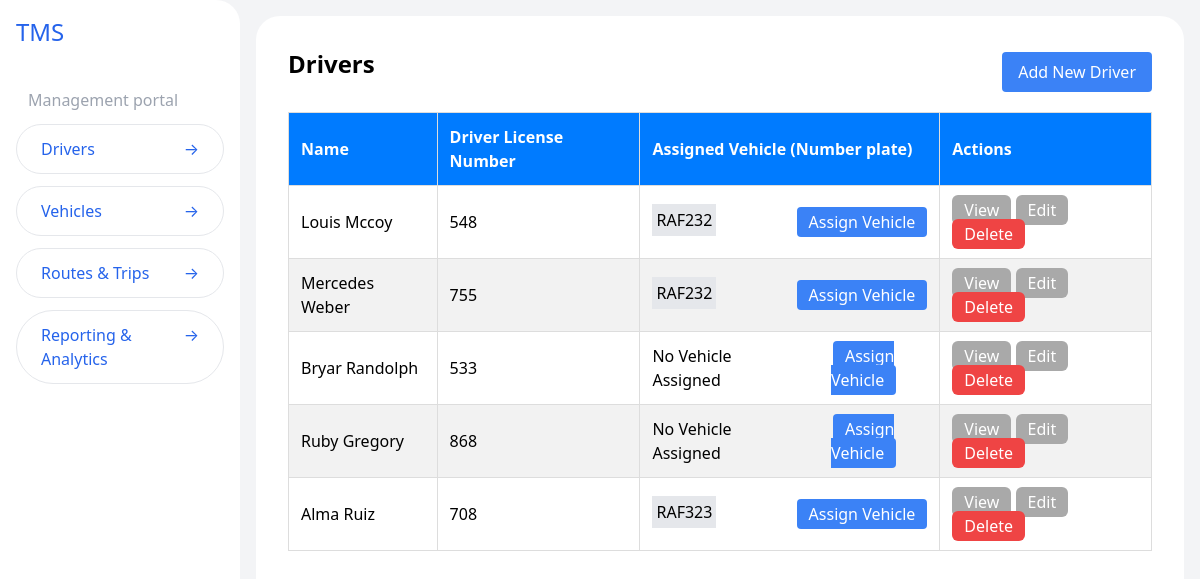
Before: /drivers/ with the older database file.
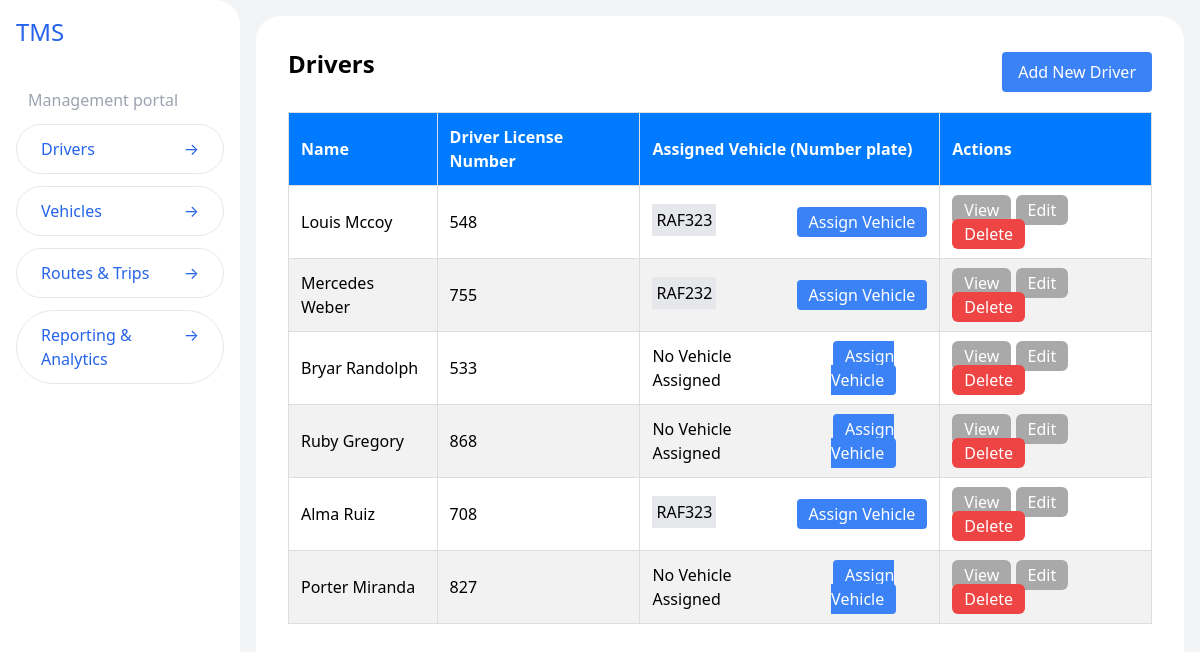
After: the same page with the newer database file.
### drivers/models.py (models this page shows, shortened)
class Driver(models.Model):
  name = models.CharField(max_length=100)
  license_number = models.CharField(max_length=50, unique=True)
  vehicle = models.ForeignKey(Vehicle, on_delete=models.SET_NULL, null=True, blank=True)

### vehicles/models.py (models this page shows, shortened)
class Vehicle(models.Model):
    NUMBER_PLATE_MAX_LENGTH = 15
    MODEL_MAX_LENGTH = 50
    CATEGORY_CHOICES = [
        ('taxi', 'Taxi'),
        ('cab', 'Cab'),
        ('bus', 'Bus'),
        ('coaster', 'Coaster (Minibus)'),
        ('coach', 'Coach'),
        ('bike', 'Bike'),
        ('van', 'Van'),
    ]
    license_plate = models.CharField(max_length=NUMBER_PLATE_MAX_LENGTH, unique=True)
    model = models.CharField(max_length=MODEL_MAX_LENGTH)
    capacity = models.IntegerField()
    category = models.CharField(max_length=50, choices=CATEGORY_CHOICES, default=CATEGORY_CHOICES[0])
    status = models.CharField(max_length=20, choices=[('active', 'Active'), ('inactive', 'Inactive')])
    route = models.ForeignKey(Route, on_delete=models.SET_NULL, null=True, blank=True, related_name='vehicles')

### drivers/views.py (the view)
# urls.py: path('', drivers_list, name='driver-list'),
def drivers_list(request):
    drivers = Driver.objects.all()
    return render(request, 'drivers-list.html', {'drivers': drivers})

### drivers/templates/drivers-list.html (shortened to what this page needs)
{% extends "layout.html" %}
{% block content %}
<div class="container mx-auto p-4">
  <div class="flex items-center justify-between">
    <h1 class="text-2xl font-bold mb-4">Drivers</h1>
    <a href="{% url 'create-driver' %}" class="bg-blue-500 text-white px-4 py-2 rounded">Add New Driver</a>
  </div>
  <table class="min-w-full bg-white mt-4">
    <thead>
      <tr>
        <th>Name</th>
        <th>Driver License Number</th>
        <th>Assigned Vehicle (Number plate)</th>
        <th>Actions</th>
      </tr>
    </thead>
    <tbody>
      {% if drivers %} {% for driver in drivers %}
      <tr>
        <td>{{ driver.name }}</td>
        <td>{{ driver.license_number }}</td>
        <td>
          <div class="flex  justify-between">
            {% if driver.vehicle %}
            <a href="{% url 'view-vehicle' driver.vehicle.id %}" class="bg-gray-200 p-1 mb-1"> {{ driver.vehicle.license_plate }} </a>
            {% else %} No Vehicle Assigned {% endif %}
            <button>
              <a href="{% url 'assign-vehicle-to-driver' driver.id %}" class="bg-blue-500 text-white py-1 px-3 rounded">Assign Vehicle</a>
            </button>
          </div>
        </td>
        <td>
          <a href="{% url 'view-driver' driver.id %}" class="btn view-btn">View</a>
          <a href="{% url 'update-driver' driver.id %}" class="btn edit-btn">Edit</a>
          <a href="{% url 'delete-driver' driver.id %}" class="btn delete-btn">Delete</a>
        </td>
      </tr>
      {% empty %}
      <tr>
        <td colspan="4">No drivers registered yet!</td>
      </tr>
      {% endfor %} {% else %}
      <tr>
        <td colspan="4">No drivers registered yet!</td>
      </tr>
      {% endif %}
    </tbody>
  </table>
</div>
{% endblock %}

Changed rows visible on the page:
changed Driver "Louis Mccoy": vehicle.license_plate "RAF232" → "RAF323"
added Driver: name "Porter Miranda", license_number "827", shows "No Vehicle Assigned"
